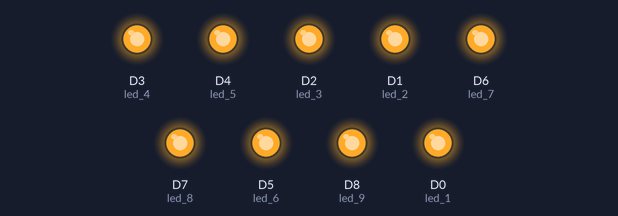
A sketch run on a simulated ESP8266 (NodeMCU). On the bench: output pins drawn as LEDs (lit = HIGH).

Above: at 0.5 s.
At 3.5 s:
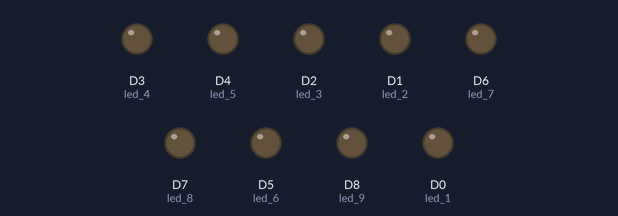
Timing chart, 0 to 4.6 s (numbered marks = the images above):
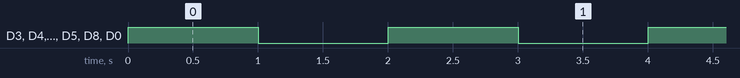

Measured:
- by itself, D3 (led_4), D4 (led_5), D2 (led_3), D1 (led_2), D6 (led_7), D7 (led_8), D5 (led_6), D8 (led_9), D0 (led_1): alternates HIGH for 1.0 s and LOW for 1.0 s

The sketch:

led_painel1.ino
```cpp
#define led_1 D0
#define led_2 D1
#define led_3 D2
#define led_4 D3
#define led_5 D4
#define led_6 D5
#define led_7 D6
#define led_8 D7
#define led_9 D8

void setup() {
  pinMode(led_1, OUTPUT);
  pinMode(led_2, OUTPUT);
  pinMode(led_3, OUTPUT);
  pinMode(led_4, OUTPUT);
  pinMode(led_5, OUTPUT);
  pinMode(led_6, OUTPUT);
  pinMode(led_7, OUTPUT);
  pinMode(led_8, OUTPUT);
  pinMode(led_9, OUTPUT);
}

void loop() {
  digitalWrite(led_1, HIGH);
  digitalWrite(led_2, HIGH);
  digitalWrite(led_3, HIGH);
  digitalWrite(led_4, HIGH);
  digitalWrite(led_5, HIGH);
  digitalWrite(led_6, HIGH);
  digitalWrite(led_7, HIGH);
  digitalWrite(led_8, HIGH);
  digitalWrite(led_9, HIGH);
  delay(1000);
  digitalWrite(led_1, LOW);
  digitalWrite(led_2, LOW);
  digitalWrite(led_3, LOW);
  digitalWrite(led_4, LOW);
  digitalWrite(led_5, LOW);
  digitalWrite(led_6, LOW);
  digitalWrite(led_7, LOW);
  digitalWrite(led_8, LOW);
  digitalWrite(led_9, LOW);
  delay(1000);

}
```
